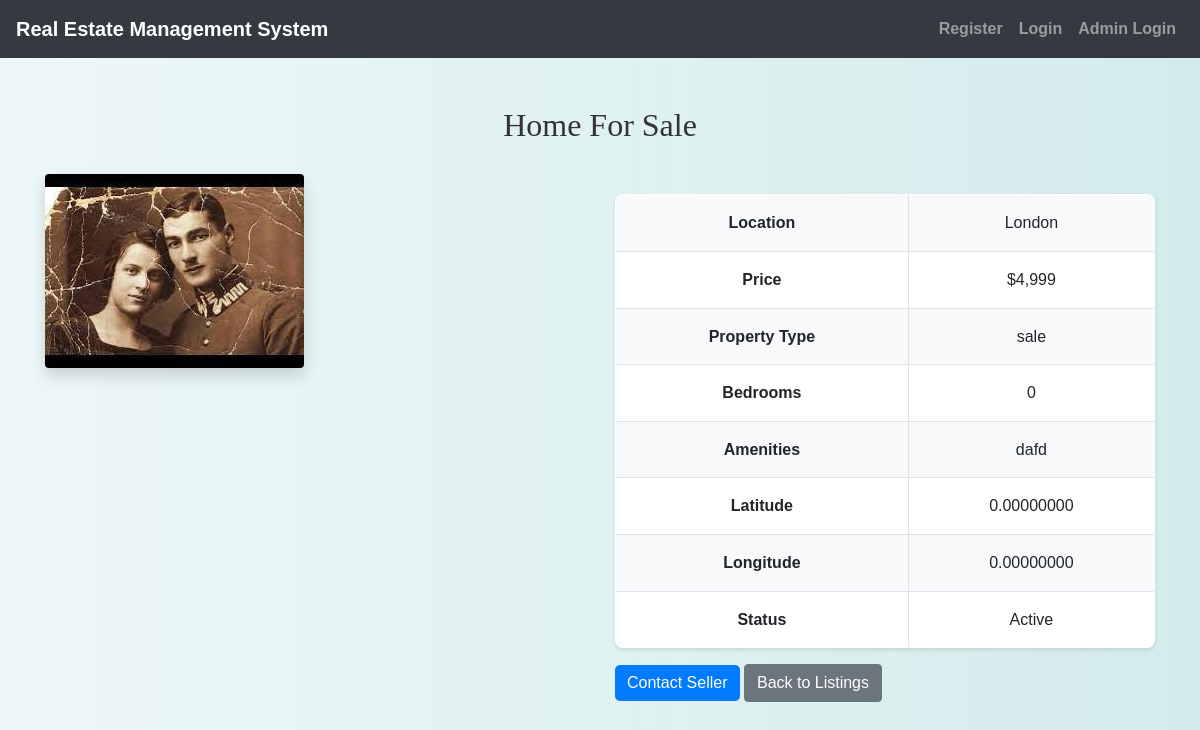
Screenshot of /buyer/property_details.php?property_id=1 with the database file from the repository.
### tables this page shows
CREATE TABLE `properties` (
  `property_id` int(11) NOT NULL,
  `user_id` int(11) DEFAULT NULL,
  `title` varchar(255) NOT NULL,
  `description` text NOT NULL,
  `location` varchar(255) NOT NULL,
  `price` decimal(10,2) NOT NULL,
  `property_type` enum('rent','sale') NOT NULL,
  `amenities` text DEFAULT NULL,
  `image` varchar(255) DEFAULT NULL,
  `bedrooms` int(11) NOT NULL,
  `latitude` decimal(10,8) NOT NULL,
  `longitude` decimal(11,8) NOT NULL,
  `status` enum('Active','Sold') DEFAULT 'Active'
);

### buyer/property_details.php (the view, shortened to what this page needs)
<?php
include('config.php');
$property_id = $_GET['property_id'];
$sql = "SELECT * FROM properties WHERE property_id = ?";
if ($stmt = mysqli_prepare($conn, $sql)) {
    mysqli_stmt_bind_param($stmt, "i", $property_id);
    mysqli_stmt_execute($stmt);
    $result = mysqli_stmt_get_result($stmt);
    $property = mysqli_fetch_assoc($result);
}
?>
<!DOCTYPE html>
<html lang="en">
<head>
    <link rel="stylesheet" href="https://maxcdn.bootstrapcdn.com/bootstrap/4.5.2/css/bootstrap.min.css">
    <link rel="stylesheet" href="./css/style.css">
</head>
<body>
<?php include('navbar.php'); ?>
<div class="container mt-5">
    <h2><?php echo htmlspecialchars($property['title']); ?></h2>
    <div class="row">
        <div class="col-md-6">
            <img src="../seller/<?php echo htmlspecialchars($property['image']); ?>" class="img-fluid rounded shadow" alt="Property Image">
        </div>
        <div class="col-md-6">
            <table class="table table-bordered">
                <tr>
                    <th>Location</th>
                    <td><?php echo htmlspecialchars($property['location']); ?></td>
                </tr>
                <tr>
                    <th>Price</th>
                    <td>$<?php echo number_format($property['price']); ?></td>
                </tr>
                <tr>
                    <th>Property Type</th>
                    <td><?php echo htmlspecialchars($property['property_type']); ?></td>
                </tr>
                <tr>
                    <th>Bedrooms</th>
                    <td><?php echo htmlspecialchars($property['bedrooms']); ?></td>
                </tr>
                <tr>
                    <th>Amenities</th>
                    <td><?php echo htmlspecialchars($property['amenities']); ?></td>
                </tr>
                <tr>
                    <th>Latitude</th>
                    <td><?php echo htmlspecialchars($property['latitude']); ?></td>
                </tr>
                <tr>
                    <th>Longitude</th>
                    <td><?php echo htmlspecialchars($property['longitude']); ?></td>
                </tr>
                <tr>
    <th>Status</th>
    <td><?php echo htmlspecialchars($property['status']); ?></td>
</tr>
            </table>
            <a href="contact_seller.php?property_id=<?php echo $property['property_id']; ?>" class="btn btn-primary">Contact Seller</a>
            <a href="buyer_dashboard.php" class="btn btn-secondary">Back to Listings</a>
        </div>
    </div>
</div>
</body>
</html>

### buyer/css/style.css (style rules this page uses)
body { background: linear-gradient(90deg, rgba(233, 246, 246, 0.831), rgba(207, 233, 233, 0.9)); font-family: 'Arial', sans-serif; color: #333; line-height: 1.6; }
h1, h2, h3, h4 { text-align: center; margin-top: 30px; margin-bottom: 30px; font-family: 'Georgia', serif; }
.container { margin-bottom: 40px; }
.table { width: 100%; border-collapse: collapse; margin-top: 20px; font-size: 16px; background-color: #ffffff; border-radius: 8px; overflow: hidden; box-shadow: 0 2px 4px rgba(0, 0, 0, 0.1); }
.table th, .table td { padding: 15px; border: 1px solid #dee2e6; text-align: center; }
.table tbody tr:nth-child(odd) { background-color: #f8f9fa; }
.btn-primary { color: #fff; border: none; border-radius: 5px; cursor: pointer; transition: background-color 0.3s ease; }
a { color: #006666; text-decoration: none; font-weight: bold; }

### rows the page displays
properties: title "Home For Sale", image (picture), location "London", price "4,999", property_type "sale", bedrooms "0", amenities "dafd", latitude "0.00000000", longitude "0.00000000", status "Active"
